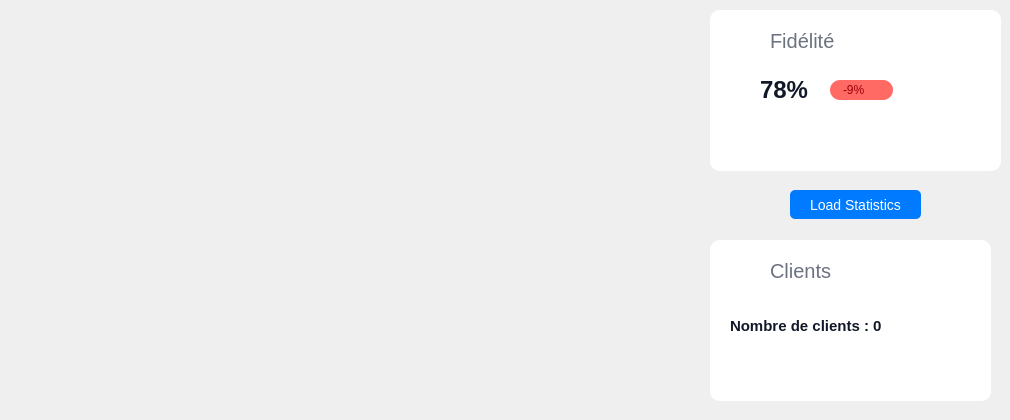
   <widget class="QWidget" name="tab_2">
    <attribute name="title">
     <string>Statistiques</string>
    </attribute>
    <widget class="QFrame" name="frame_2">
     <property name="geometry">
      <rect>
       <x>710</x>
       <y>240</y>
       <width>281</width>
       <height>161</height>
      </rect>
     </property>
     <property name="styleSheet">
      <string notr="true">QFrame {

        background-color: white;
    border-radius: 10px;
    box-shadow: 2px 2px 8px rgba(0, 0, 0, 0.1);
}</string>
     </property>
     <property name="frameShape">
      <enum>QFrame::Shape::StyledPanel</enum>
     </property>
     <property name="frameShadow">
      <enum>QFrame::Shadow::Raised</enum>
     </property>
     <widget class="QLabel" name="label_9">
      <property name="geometry">
       <rect>
        <x>60</x>
        <y>20</y>
        <width>121</width>
        <height>21</height>
       </rect>
      </property>
      <property name="styleSheet">
       <string notr="true">font-size: 20px;
color: #6b7280;</string>
      </property>
      <property name="text">
       <string>Clients</string>
      </property>
     </widget>
     <widget class="QLabel" name="label_23">
      <property name="geometry">
       <rect>
        <x>10</x>
        <y>10</y>
        <width>41</width>
        <height>41</height>
       </rect>
      </property>
      <property name="text">
       <string/>
      </property>
      <property name="pixmap">
       <pixmap>../../../akkar/Downloads/client.png</pixmap>
      </property>
      <property name="scaledContents">
       <bool>true</bool>
      </property>
     </widget>
     <widget class="QLabel" name="clientCountLabel">
      <property name="geometry">
       <rect>
        <x>20</x>
        <y>70</y>
        <width>251</width>
        <height>31</height>
       </rect>
      </property>
      <property name="styleSheet">
       <string notr="true">font-size: 15px;
font-weight: bold;
color: #111827;</string>
      </property>
      <property name="text">
       <string>Nombre de clients : 0</string>
      </property>
     </widget>
    </widget>
    <widget class="QFrame" name="frame_3">
     <property name="geometry">
      <rect>
       <x>710</x>
       <y>10</y>
       <width>291</width>
       <height>161</height>
      </rect>
     </property>
     <property name="styleSheet">
      <string notr="true">QFrame {

        background-color: white;
    border-radius: 10px;
    box-shadow: 2px 2px 8px rgba(0, 0, 0, 0.1);
}</string>
     </property>
     <property name="frameShape">
      <enum>QFrame::Shape::StyledPanel</enum>
     </property>
     <property name="frameShadow">
      <enum>QFrame::Shadow::Raised</enum>
     </property>
     <widget class="QLabel" name="label_19">
      <property name="geometry">
       <rect>
        <x>60</x>
        <y>20</y>
        <width>121</width>
        <height>21</height>
       </rect>
      </property>
      <property name="styleSheet">
       <string notr="true">font-size: 20px;
color: #6b7280;</string>
      </property>
      <property name="text">
       <string>Fidélité</string>
      </property>
     </widget>
     <widget class="QLabel" name="label_20">
      <property name="geometry">
       <rect>
        <x>50</x>
        <y>70</y>
        <width>61</width>
        <height>20</height>
       </rect>
      </property>
      <property name="styleSheet">
       <string notr="true">font-size: 24px;
font-weight: bold;
color: #111827;</string>
      </property>
      <property name="text">
       <string>78%</string>
      </property>
     </widget>
     <widget class="QLabel" name="label_21">
      <property name="geometry">
       <rect>
        <x>120</x>
        <y>70</y>
        <width>63</width>
        <height>20</height>
       </rect>
      </property>
      <property name="styleSheet">
       <string notr="true">color: rgb(158, 0, 11);
padding-left: 10px;
background-color: rgb(255, 106, 101);</string>
      </property>
      <property name="text">
       <string>-9%</string>
      </property>
     </widget>
     <widget class="QLabel" name="label_24">
      <property name="geometry">
       <rect>
        <x>10</x>
        <y>10</y>
        <width>41</width>
        <height>41</height>
       </rect>
      </property>
      <property name="text">
       <string/>
      </property>
      <property name="pixmap">
       <pixmap>../../../akkar/Downloads/coeurs.png</pixmap>
      </property>
      <property name="scaledContents">
       <bool>true</bool>
      </property>
     </widget>
    </widget>
    <widget class="QPushButton" name="loadStatsButton">
     <property name="geometry">
      <rect>
       <x>790</x>
       <y>190</y>
       <width>131</width>
       <height>29</height>
      </rect>
     </property>
     <property name="styleSheet">
      <string notr="true">QPushButton {
    background-color: #007BFF;
    color: white;
    font-size: 14px;
    border: none;
    border-radius: 5px;
    padding: 8px 16px;
}

QPushButton:hover {
    background-color: #0056B3;
}

QPushButton:pressed {
    background-color: #004085;
}</string>
     </property>
     <property name="text">
      <string>Load Statistics</string>
     </property>
    </widget>
    <widget class="QWidget" name="chartContainer" native="true">
     <property name="geometry">
      <rect>
       <x>10</x>
       <y>10</y>
       <width>661</width>
       <height>401</height>
      </rect>
     </property>
    </widget>
   </widget>
